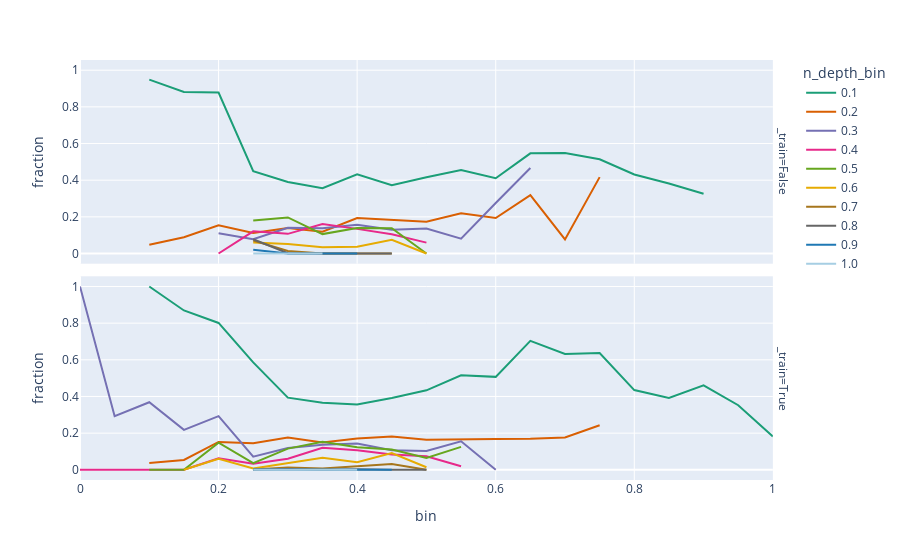

Notebook code cell kept with this figure:
### Code cell
color_discrete_map = {
    0.1: "#1b9e77",  # Green
    0.2: "#d95f02",  # Orange
    0.3: "#7570b3",  # Purple
    0.4: "#e7298a",  # Pink
    0.5: "#66a61e",  # Olive Green
    0.6: "#e6ab02",  # Yellow-Orange
    0.7: "#a6761d",  # Brown
    0.8: "#666666",  # Gray
    0.9: "#1f78b4",  # Blue
    1.0: "#a6cee3",  # Light Blue
}

division = 20
column = 'n_temperature'
data['bin'] = round(data[column] * division) / division
df = data.groupby(['_train', 'bin', 'n_depth_bin'])['_selected'].mean().reset_index().rename({'_selected': 'fraction'}, axis=1)
px.line(
    df, x='bin', y='fraction', color='n_depth_bin', facet_row='_train', color_discrete_map=color_discrete_map
)

### Figure 1 — Plotly figure (JSON) as saved in the notebook; plotly's stock layout.template omitted (floating-point values rounded to 4 significant figures)
{"data": [{"hovertemplate": "n_depth_bin=0.1<br>_train=False<br>bin=%{x}<br>fraction=%{y}<extra></extra>", "legendgroup": "0.1", "line": {"color": "#1b9e77", "dash": "solid"}, "marker": {"symbol": "circle"}, "mode": "lines", "name": "0.1", "orientation": "v", "showlegend": true, "type": "scatter", "x": [0.1, 0.15, 0.2, 0.25, 0.3, 0.35, 0.4, 0.45, 0.5, 0.55, 0.6, 0.65, 0.7, 0.75, 0.8, 0.85, 0.9], "xaxis": "x2", "y": [0.9487, 0.881, 0.878, 0.4493, 0.3904, 0.3559, 0.4323, 0.3727, 0.416, 0.4554, 0.4106, 0.5464, 0.5479, 0.5142, 0.4313, 0.382, 0.3262], "yaxis": "y2"}, {"hovertemplate": "n_depth_bin=0.1<br>_train=True<br>bin=%{x}<br>fraction=%{y}<extra></extra>", "legendgroup": "0.1", "line": {"color": "#1b9e77", "dash": "solid"}, "marker": {"symbol": "circle"}, "mode": "lines", "name": "0.1", "orientation": "v", "showlegend": false, "type": "scatter", "x": [0.1, 0.15, 0.2, 0.25, 0.3, 0.35, 0.4, 0.45, 0.5, 0.55, 0.6, 0.65, 0.7, 0.75, 0.8, 0.85, 0.9, 0.95, 1], "xaxis": "x", "y": [1, 0.8692, 0.801, 0.5859, 0.3938, 0.3664, 0.3565, 0.3917, 0.4335, 0.5155, 0.507, 0.7032, 0.6319, 0.6367, 0.435, 0.392, 0.461, 0.3523, 0.1818], "yaxis": "y"}, {"hovertemplate": "n_depth_bin=0.2<br>_train=False<br>bin=%{x}<br>fraction=%{y}<extra></extra>", "legendgroup": "0.2", "line": {"color": "#d95f02", "dash": "solid"}, "marker": {"symbol": "circle"}, "mode": "lines", "name": "0.2", "orientation": "v", "showlegend": true, "type": "scatter", "x": [0.1, 0.15, 0.2, 0.25, 0.3, 0.35, 0.4, 0.45, 0.5, 0.55, 0.6, 0.65, 0.7, 0.75], "xaxis": "x2", "y": [0.04762, 0.08889, 0.1538, 0.1115, 0.1398, 0.1187, 0.1933, 0.1839, 0.173, 0.2192, 0.1935, 0.3181, 0.07692, 0.4167], "yaxis": "y2"}, {"hovertemplate": "n_depth_bin=0.2<br>_train=True<br>bin=%{x}<br>fraction=%{y}<extra></extra>", "legendgroup": "0.2", "line": {"color": "#d95f02", "dash": "solid"}, "marker": {"symbol": "circle"}, "mode": "lines", "name": "0.2", "orientation": "v", "showlegend": false, "type": "scatter", "x": [0.1, 0.15, 0.2, 0.25, 0.3, 0.35, 0.4, 0.45, 0.5, 0.55, 0.6, 0.65, 0.7, 0.75], "xaxis": "x", "y": [0.03704, 0.05405, 0.1519, 0.1447, 0.176, 0.1493, 0.1709, 0.1821, 0.1638, 0.1671, 0.1681, 0.1695, 0.1765, 0.2432], "yaxis": "y"}, {"hovertemplate": "n_depth_bin=0.3<br>_train=False<br>bin=%{x}<br>fraction=%{y}<extra></extra>", "legendgroup": "0.3", "line": {"color": "#7570b3", "dash": "solid"}, "marker": {"symbol": "circle"}, "mode": "lines", "name": "0.3", "orientation": "v", "showlegend": true, "type": "scatter", "x": [0.2, 0.25, 0.3, 0.35, 0.4, 0.45, 0.5, 0.55, 0.6, 0.65], "xaxis": "x2", "y": [0.1111, 0.07853, 0.1406, 0.1384, 0.1574, 0.1298, 0.1358, 0.08092, 0.2759, 0.4667], "yaxis": "y2"}, {"hovertemplate": "n_depth_bin=0.3<br>_train=True<br>bin=%{x}<br>fraction=%{y}<extra></extra>", "legendgroup": "0.3", "line": {"color": "#7570b3", "dash": "solid"}, "marker": {"symbol": "circle"}, "mode": "lines", "name": "0.3", "orientation": "v", "showlegend": false, "type": "scatter", "x": [0, 0.05, 0.1, 0.15, 0.2, 0.25, 0.3, 0.35, 0.4, 0.45, 0.5, 0.55, 0.6], "xaxis": "x", "y": [1, 0.2927, 0.3688, 0.2179, 0.2926, 0.0715, 0.1186, 0.1371, 0.1441, 0.1063, 0.1025, 0.1557, 0], "yaxis": "y"}, {"hovertemplate": "n_depth_bin=0.4<br>_train=False<br>bin=%{x}<br>fraction=%{y}<extra></extra>", "legendgroup": "0.4", "line": {"color": "#e7298a", "dash": "solid"}, "marker": {"symbol": "circle"}, "mode": "lines", "name": "0.4", "orientation": "v", "showlegend": true, "type": "scatter", "x": [0.2, 0.25, 0.3, 0.35, 0.4, 0.45, 0.5], "xaxis": "x2", "y": [0, 0.1211, 0.1073, 0.1613, 0.1345, 0.1047, 0.05935], "yaxis": "y2"}, {"hovertemplate": "n_depth_bin=0.4<br>_train=True<br>bin=%{x}<br>fraction=%{y}<extra></extra>", "legendgroup": "0.4", "line": {"color": "#e7298a", "dash": "solid"}, "marker": {"symbol": "circle"}, "mode": "lines", "name": "0.4", "orientation": "v", "showlegend": false, "type": "scatter", "x": [0, 0.05, 0.1, 0.15, 0.2, 0.25, 0.3, 0.35, 0.4, 0.45, 0.5, 0.55], "xaxis": "x", "y": [0, 0, 0, 0, 0.0625, 0.03316, 0.06077, 0.1204, 0.1069, 0.08346, 0.07421, 0.01961], "yaxis": "y"}, {"hovertemplate": "n_depth_bin=0.5<br>_train=False<br>bin=%{x}<br>fraction=%{y}<extra></extra>", "legendgroup": "0.5", "line": {"color": "#66a61e", "dash": "solid"}, "marker": {"symbol": "circle"}, "mode": "lines", "name": "0.5", "orientation": "v", "showlegend": true, "type": "scatter", "x": [0.25, 0.3, 0.35, 0.4, 0.45, 0.5], "xaxis": "x2", "y": [0.1795, 0.1968, 0.106, 0.1391, 0.1383, 0], "yaxis": "y2"}, {"hovertemplate": "n_depth_bin=0.5<br>_train=True<br>bin=%{x}<br>fraction=%{y}<extra></extra>", "legendgroup": "0.5", "line": {"color": "#66a61e", "dash": "solid"}, "marker": {"symbol": "circle"}, "mode": "lines", "name": "0.5", "orientation": "v", "showlegend": false, "type": "scatter", "x": [0.1, 0.15, 0.2, 0.25, 0.3, 0.35, 0.4, 0.45, 0.5, 0.55], "xaxis": "x", "y": [0, 0, 0.1478, 0.0365, 0.1158, 0.1534, 0.1229, 0.1112, 0.06529, 0.125], "yaxis": "y"}, {"hovertemplate": "n_depth_bin=0.6<br>_train=False<br>bin=%{x}<br>fraction=%{y}<extra></extra>", "legendgroup": "0.6", "line": {"color": "#e6ab02", "dash": "solid"}, "marker": {"symbol": "circle"}, "mode": "lines", "name": "0.6", "orientation": "v", "showlegend": true, "type": "scatter", "x": [0.25, 0.3, 0.35, 0.4, 0.45, 0.5], "xaxis": "x2", "y": [0.05991, 0.0514, 0.03468, 0.03731, 0.07512, 0], "yaxis": "y2"}, {"hovertemplate": "n_depth_bin=0.6<br>_train=True<br>bin=%{x}<br>fraction=%{y}<extra></extra>", "legendgroup": "0.6", "line": {"color": "#e6ab02", "dash": "solid"}, "marker": {"symbol": "circle"}, "mode": "lines", "name": "0.6", "orientation": "v", "showlegend": false, "type": "scatter", "x": [0.15, 0.2, 0.25, 0.3, 0.35, 0.4, 0.45, 0.5], "xaxis": "x", "y": [0, 0.06061, 0.007585, 0.03621, 0.06602, 0.04166, 0.09096, 0.01429], "yaxis": "y"}, {"hovertemplate": "n_depth_bin=0.7<br>_train=False<br>bin=%{x}<br>fraction=%{y}<extra></extra>", "legendgroup": "0.7", "line": {"color": "#a6761d", "dash": "solid"}, "marker": {"symbol": "circle"}, "mode": "lines", "name": "0.7", "orientation": "v", "showlegend": true, "type": "scatter", "x": [0.25, 0.3, 0.35, 0.4, 0.45], "xaxis": "x2", "y": [0.07091, 0.01355, 0.0003483, 0.001275, 0], "yaxis": "y2"}, {"hovertemplate": "n_depth_bin=0.7<br>_train=True<br>bin=%{x}<br>fraction=%{y}<extra></extra>", "legendgroup": "0.7", "line": {"color": "#a6761d", "dash": "solid"}, "marker": {"symbol": "circle"}, "mode": "lines", "name": "0.7", "orientation": "v", "showlegend": false, "type": "scatter", "x": [0.25, 0.3, 0.35, 0.4, 0.45, 0.5], "xaxis": "x", "y": [0.001665, 0.01202, 0.007041, 0.01762, 0.03119, 0], "yaxis": "y"}, {"hovertemplate": "n_depth_bin=0.8<br>_train=False<br>bin=%{x}<br>fraction=%{y}<extra></extra>", "legendgroup": "0.8", "line": {"color": "#666666", "dash": "solid"}, "marker": {"symbol": "circle"}, "mode": "lines", "name": "0.8", "orientation": "v", "showlegend": true, "type": "scatter", "x": [0.25, 0.3, 0.35, 0.4, 0.45], "xaxis": "x2", "y": [0.0776, 0.001836, 0, 0, 0], "yaxis": "y2"}, {"hovertemplate": "n_depth_bin=0.8<br>_train=True<br>bin=%{x}<br>fraction=%{y}<extra></extra>", "legendgroup": "0.8", "line": {"color": "#666666", "dash": "solid"}, "marker": {"symbol": "circle"}, "mode": "lines", "name": "0.8", "orientation": "v", "showlegend": false, "type": "scatter", "x": [0.25, 0.3, 0.35, 0.4, 0.45, 0.5], "xaxis": "x", "y": [0.0005804, 0.003954, 0.0002956, 0.002713, 0, 0], "yaxis": "y"}, {"hovertemplate": "n_depth_bin=0.9<br>_train=False<br>bin=%{x}<br>fraction=%{y}<extra></extra>", "legendgroup": "0.9", "line": {"color": "#1f78b4", "dash": "solid"}, "marker": {"symbol": "circle"}, "mode": "lines", "name": "0.9", "orientation": "v", "showlegend": true, "type": "scatter", "x": [0.25, 0.3, 0.35, 0.4], "xaxis": "x2", "y": [0.02052, 0, 0, 0], "yaxis": "y2"}, {"hovertemplate": "n_depth_bin=0.9<br>_train=True<br>bin=%{x}<br>fraction=%{y}<extra></extra>", "legendgroup": "0.9", "line": {"color": "#1f78b4", "dash": "solid"}, "marker": {"symbol": "circle"}, "mode": "lines", "name": "0.9", "orientation": "v", "showlegend": false, "type": "scatter", "x": [0.25, 0.3, 0.35, 0.4, 0.45], "xaxis": "x", "y": [0.001319, 0.0001491, 0, 0, 0], "yaxis": "y"}, {"hovertemplate": "n_depth_bin=1.0<br>_train=False<br>bin=%{x}<br>fraction=%{y}<extra></extra>", "legendgroup": "1.0", "line": {"color": "#a6cee3", "dash": "solid"}, "marker": {"symbol": "circle"}, "mode": "lines", "name": "1.0", "orientation": "v", "showlegend": true, "type": "scatter", "x": [0.25, 0.3, 0.35], "xaxis": "x2", "y": [0, 0, 0], "yaxis": "y2"}, {"hovertemplate": "n_depth_bin=1.0<br>_train=True<br>bin=%{x}<br>fraction=%{y}<extra></extra>", "legendgroup": "1.0", "line": {"color": "#a6cee3", "dash": "solid"}, "marker": {"symbol": "circle"}, "mode": "lines", "name": "1.0", "orientation": "v", "showlegend": false, "type": "scatter", "x": [0.25, 0.3, 0.35, 0.4], "xaxis": "x", "y": [0, 0, 0, 0], "yaxis": "y"}], "layout": {"annotations": [{"font": {}, "showarrow": false, "text": "_train=True", "textangle": 90, "x": 0.98, "xanchor": "left", "xref": "paper", "y": 0.2425, "yanchor": "middle", "yref": "paper"}, {"font": {}, "showarrow": false, "text": "_train=False", "textangle": 90, "x": 0.98, "xanchor": "left", "xref": "paper", "y": 0.7575, "yanchor": "middle", "yref": "paper"}], "legend": {"title": {"text": "n_depth_bin"}, "tracegroupgap": 0}, "margin": {"t": 60}, "xaxis": {"anchor": "y", "domain": [0, 0.98], "title": {"text": "bin"}}, "xaxis2": {"anchor": "y2", "domain": [0, 0.98], "matches": "x", "showticklabels": false}, "yaxis": {"anchor": "x", "domain": [0, 0.485], "title": {"text": "fraction"}}, "yaxis2": {"anchor": "x2", "domain": [0.515, 1], "matches": "y", "title": {"text": "fraction"}}}}
